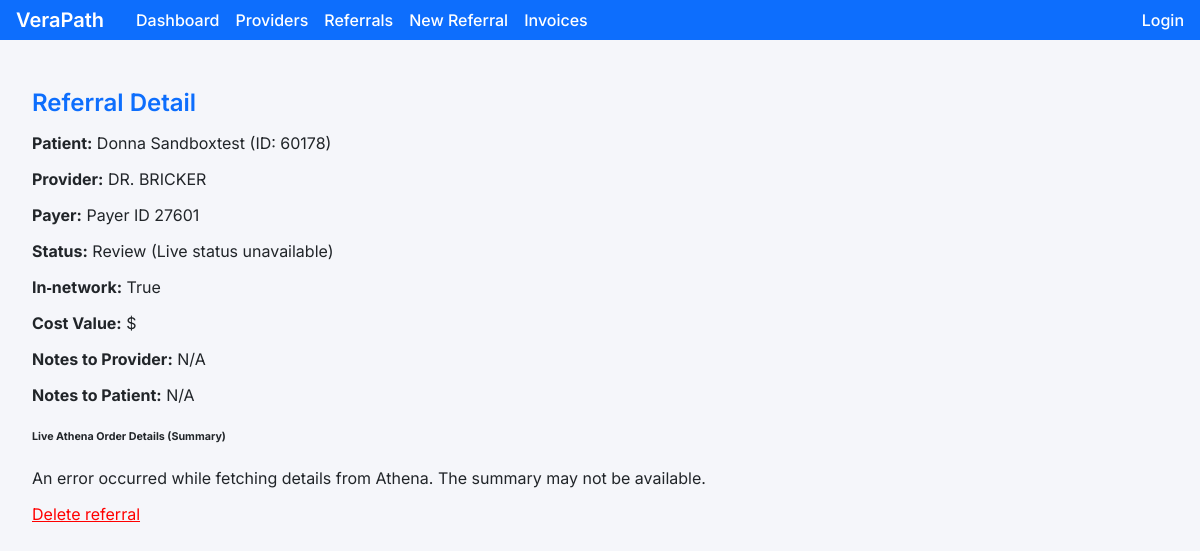
Before: /analytics/referrals/386/ with the older database file.
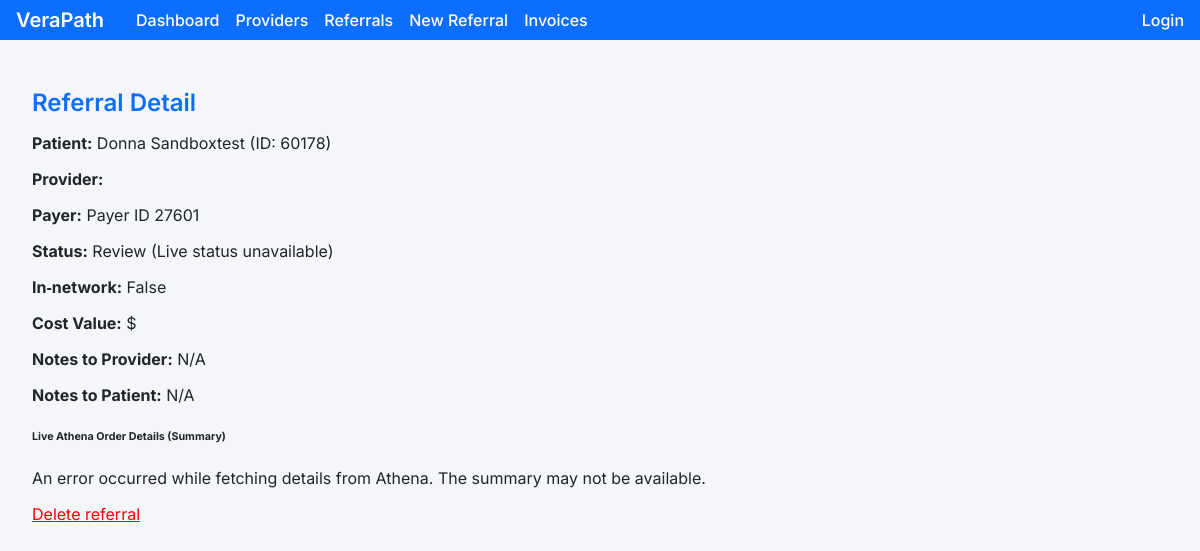
After: the same page with the newer database file.
### analytics/models.py (models this page shows, shortened)
class Referral(models.Model):
    class Status(models.TextChoices):
        PENDING = 'pending', 'Pending'
        SENT = 'sent', 'Sent'
        ACKNOWLEDGED = 'ack', 'Acknowledged'
        SCHEDULED = 'scheduled', 'Scheduled'
        COMPLETED = 'completed', 'Completed'
        NO_SHOW = 'no_show', 'No Show'
        RESCHEDULED = 'rescheduled', 'Rescheduled'
        CANCELLED = 'cancelled', 'Cancelled'
        REVIEW = 'review', 'Review'
        CLOSED = 'closed', 'Closed'
    patient = models.ForeignKey(Patient, on_delete=models.PROTECT)
    provider = models.ForeignKey(Provider, on_delete=models.SET_NULL, null=True)
    payer = models.ForeignKey(Payer, on_delete=models.SET_NULL, null=True, blank=True)
    specialty = models.CharField(max_length=120, blank=True)  # NEW: record referral specialty
    status = models.CharField(max_length=20, choices=Status.choices, default=Status.PENDING)
    in_network = models.BooleanField(default=True)
    is_urgent = models.BooleanField(default=False)
    documenttypeid = models.CharField(max_length=50, blank=True, null=True)
    rvu_cost = models.DecimalField(max_digits=10, decimal_places=2, default=Decimal('0.00'))
    referral_date = models.DateField()
    suggested_provider_ids = models.CharField(max_length=200, blank=True)
    created_at = models.DateTimeField(default=timezone.now)
    ack_at = models.DateTimeField(null=True, blank=True)
    scheduled_at = models.DateTimeField(null=True, blank=True)
    completed_at = models.DateTimeField(null=True, blank=True)
    cancelled_at = models.DateTimeField(null=True, blank=True)
    athena_document_id = models.CharField(max_length=50, blank=True, null=True)
    athena_encounter_id = models.CharField(max_length=50, blank=True, null=True)
    athena_department_id = models.CharField(max_length=50, blank=True, null=True)
    provider_note = models.TextField(blank=True)
    note_to_patient = models.TextField(blank=True)
    visit_summary = models.TextField(blank=True, null=True)

class Provider(models.Model):
    practice = models.ForeignKey(Practice, on_delete=models.CASCADE, null=True, blank=True)
    npi = models.CharField(max_length=20, blank=True, null=True)
    full_name = models.CharField(max_length=200)
    specialty = models.CharField(max_length=120, blank=True, null=True)
    subspecialty = models.CharField(max_length=120, blank=True, null=True)
    city = models.CharField(max_length=100, blank=True, null=True)
    state = models.CharField(max_length=50, blank=True, null=True)
    accepting_new_patients = models.BooleanField(default=True, blank=True, null=True)
    primary_department = models.CharField(max_length=200, blank=True, null=True)
    is_in_network = models.BooleanField(default=False)
    providerid = models.IntegerField(blank=True, null=True)
    firstname = models.CharField(max_length=100, blank=True, null=True)
    lastname = models.CharField(max_length=100, blank=True, null=True)
    middleinitial = models.CharField(max_length=1, blank=True, null=True)
    sex = models.CharField(max_length=1, blank=True, null=True)
    entitytype = models.CharField(max_length=50, blank=True, null=True)
    ansinamecode = models.CharField(max_length=255, blank=True, null=True)
    hideinportal = models.BooleanField(default=False, blank=True, null=True)
    schedulingname = models.CharField(max_length=200, blank=True, null=True)
    billable = models.BooleanField(default=False, blank=True, null=True)
    ansispecialtycode = models.CharField(max_length=50, blank=True, null=True)
    createencounteroncheckin = models.BooleanField(default=False, blank=True, null=True)
    class Meta:
        unique_together = (('practice', 'providerid'),)

class Patient(models.Model):
    original_id = models.CharField(max_length=120, unique=True)
    pseudonym = models.CharField(max_length=64, unique=True, editable=False)
    first_name = models.CharField(max_length=100, blank=True, null=True)
    last_name = models.CharField(max_length=100, blank=True, null=True)
    def __str__(self) -> str:
        if self.first_name and self.last_name:
            return f"{self.first_name} {self.last_name} (ID: {self.original_id})"
        return f"Patient {self.pseudonym[:8]}"

class Payer(models.Model):
    code = models.CharField(max_length=64, unique=True)
    name = models.CharField(max_length=200)

### analytics/views.py (the view, shortened to what this page needs)
# urls.py: path('referrals/<int:pk>/', views.referral_detail, name='referral_detail'),
def referral_detail(request, pk):
    referral = get_object_or_404(Referral, pk=pk)
    return render(request, 'analytics/referral_detail.html', {
        'referral': referral,
    })

### analytics/templates/analytics/referral_detail.html (shortened to what this page needs)
{% extends 'base.html' %}
{% block content %}
<h2>Referral Detail</h2>
<p><strong>Patient:</strong> {{ referral.patient }}</p>
<p><strong>Provider:</strong> {{ referral.provider.full_name }}</p>
<p><strong>Payer:</strong>
    {% if referral.payer %}
        {{ referral.payer.name }}
    {% else %}
        N/A
    {% endif %}
</p>
<p><strong>Status:</strong> <span id="referral-status-badge" class="badge badge-{{ referral.status|lower }}" data-status="{{ referral.status|lower }}">{{ referral.get_status_display }}</span></p>
<p><strong>In‑network:</strong> {{ referral.in_network }}</p>
<p><strong>Cost Value:</strong> ${{ referral.cost_value|floatformat:2 }}</p>
<p><strong>Notes to Provider:</strong> {{ referral.provider_note|default:"N/A" }}</p>
<p><strong>Notes to Patient:</strong> {{ referral.note_to_patient|default:"N/A" }}</p>
<div id="athena-details-container" class="card shadow mb-4">
    <div class="card-header py-3">
        <h6 class="m-0 font-weight-bold text-primary">Live Athena Order Details (Summary)</h6>
    </div>
    <div class="card-body" id="athena-details-body">
    </div>
</div>
<p><a href="{% url 'analytics:delete_referral' referral.id %}" style="color:red;">Delete referral</a></p>
{% endblock %}

Changed rows visible on the page:
changed Referral "Donna Sandboxtest (ID: 60178)": in_network "True" → "False"; provider.full_name "DR. BRICKER" → (not shown)
